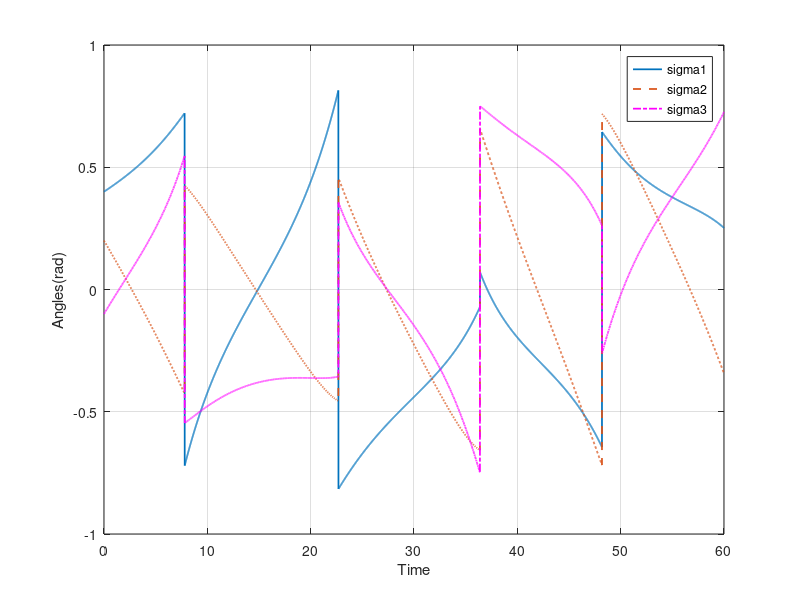

The MATLAB script that drew this image:
clc
clear all

tf = 60;
s = 0.01;
t = 0:s:tf;
N = length(t);

% Initial values
sigma0 = [0.4, 0.2, -0.1]';

I = eye(3);

% Function: sigmap = 0.25 * B * w
B = @(sigma) 0.25 * ((1 - sigma' * sigma) * I + ...
    2*[0, -sigma(3), sigma(2);
    sigma(3), 0, -sigma(1);
    -sigma(2), sigma(1), 0] + 2 * sigma * sigma');
w = @(t) deg2rad(20*[sin(0.1*t), 0.01, cos(0.1*t)])';

sigmap = zeros(N, 3);
sigmap(1,1) = sigma0(1);
sigmap(1,2) = sigma0(2);
sigmap(1,3) = sigma0(3);

for k = 1:N-1
    
    sigmak = sigma0 + s * B(sigma0) * w(t(k));
    sigma0 = sigmak;
    
    if norm(sigma0) >= 1
        sigma0 = -sigma0/(sigma0'*sigma0);
    end
    sigmap(k+1,:) = sigma0;
    
 
end

R = norm(sigmap(4201,:))


figure

plot(t,sigmap(:,1),'-','LineWidth',1.25);
hold on
plot(t,sigmap(:,2),'--','LineWidth',1.25);
plot(t,sigmap(:,3),'-.m','LineWidth',1.25);
hold off
legend('sigma1','sigma2', 'sigma3');
xlabel('Time')
ylabel('Angles(rad)')
grid;
